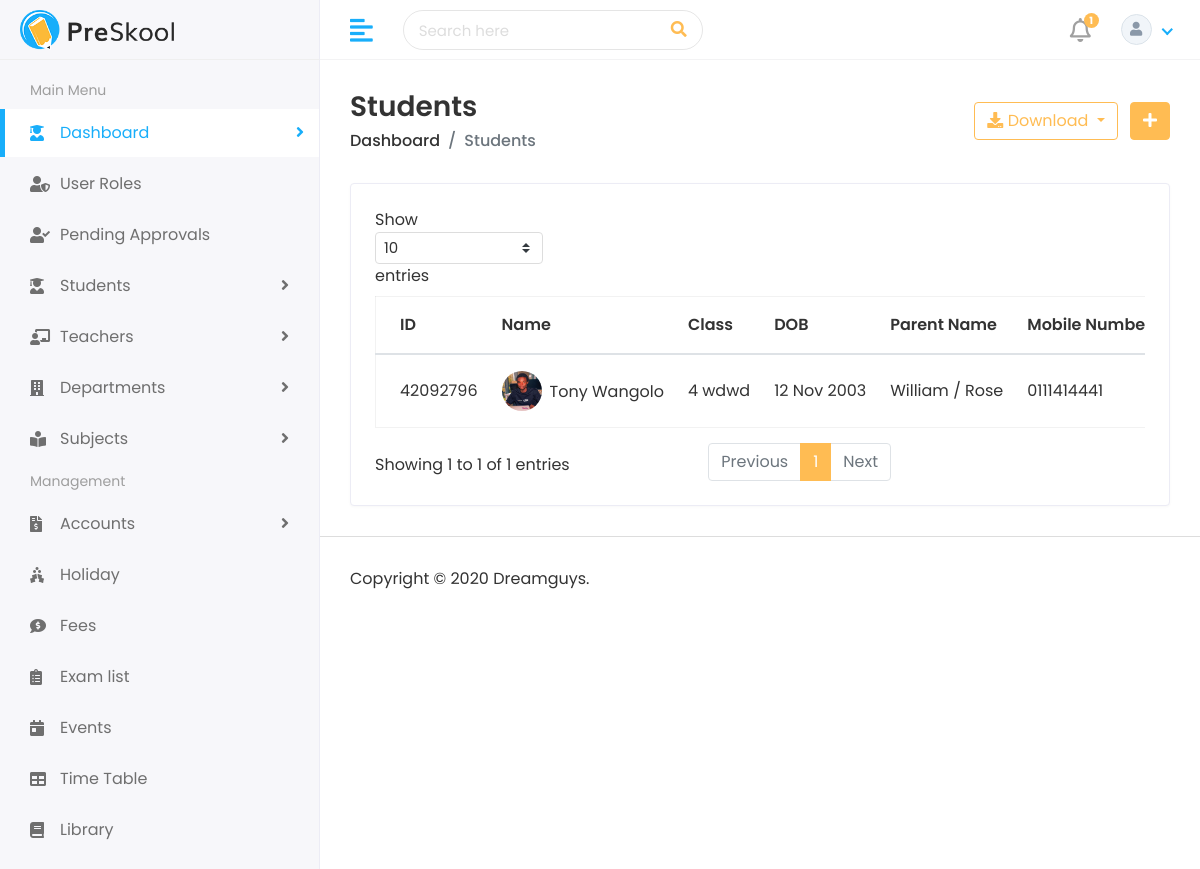
Screenshot of /student/students/ (signed in) with the database file from the repository.
### student/models.py (models this page shows, shortened)
class Student(models.Model):
    APPROVAL_CHOICES = [
        ("pending", "Pending"),
        ("approved", "Approved"),
        ("rejected", "Rejected"),
    ]
    user = models.OneToOneField(
        settings.AUTH_USER_MODEL,
        on_delete=models.SET_NULL,
        blank=True,
        null=True,
        related_name="student_profile",
    )
    approval_status = models.CharField(max_length=20, choices=APPROVAL_CHOICES, default="pending")
    first_name = models.CharField(max_length=100)
    last_name = models.CharField(max_length=100)
    student_id = models.CharField(max_length=100)
    gender = models.CharField(
        max_length=10,
        choices=[('Male', 'Male'), ('Female', 'Female'), ('Other', 'Other')]
    )
    date_of_birth = models.DateField()
    student_class = models.CharField(max_length=100)
    religion = models.CharField(max_length=20)
    joining_date = models.DateField()
    mobile_number = models.CharField(max_length=100)
    admission_number = models.CharField(max_length=100)
    section = models.CharField(max_length=15)
    student_image = models.ImageField(upload_to='student/', blank=True)
    parent = models.OneToOneField(Parent, on_delete=models.CASCADE)
    slug = models.SlugField(max_length=255, unique=True, blank=True)

class Parent(models.Model):
    father_name = models.CharField(max_length=100)
    father_occupation = models.CharField(max_length=100)
    father_mobile = models.CharField(max_length=100)
    father_email = models.EmailField(max_length=100)
    mother_name = models.CharField(max_length=100)
    mother_occupation = models.CharField(max_length=100)
    mother_mobile = models.CharField(max_length=100)
    mother_email = models.EmailField(max_length=100)
    present_address = models.TextField()
    permanent_address = models.TextField()

### student/views.py (the view)
# urls.py: path("students/", views.students, name="students"),
def students(request):
    return student_list(request)

### home_auth/context_processors.py (called while the page is built)
def _profile_for_user(user):
    try:
        student = getattr(user, "student_profile", None)
    except ObjectDoesNotExist:
        student = None
    if student is not None:
        return student
    try:
        return getattr(user, "teacher_profile", None)
    except ObjectDoesNotExist:
        return None

### student/views.py (called while the page is built)
def _is_admin(user):
    return user.is_authenticated and (
        user.is_staff
        or user.is_superuser
        or getattr(user, "is_admin", False)
        or "admin" in _user_groups(user)
    )

def _student_queryset_for(user):
    queryset = Student.objects.select_related("parent", "user")
    if _is_admin(user):
        return queryset.all()
    if _is_student(user):
        return queryset.filter(user=user)
    return queryset.none()

def student_list(request):
    student_list = _student_queryset_for(request.user)
    context = {
        "students": student_list,
    }
    return render(request, "students/students.html", context)

### HOME/templates/students/students.html (shortened to what this page needs)
{% extends 'HOME/base.html' %}
{% load static %}
{% block body %}
         <div class="page-wrapper">
            <div class="content container-fluid">
               <div class="page-header">
                  <div class="row align-items-center">
                     <div class="col">
                        <h3 class="page-title">Students</h3>
                        <ul class="breadcrumb">
                           <li class="breadcrumb-item"><a href="{% url 'index' %}">Dashboard</a></li>
                           <li class="breadcrumb-item active">Students</li>
                        </ul>
                     </div>
                     <div class="col-auto text-right float-right ml-auto">
                        <div class="btn-group mr-2">
                           <button type="button" class="btn btn-outline-primary dropdown-toggle" data-toggle="dropdown">
                              <i class="fas fa-download"></i> Download
                           </button>
                        </div>
                        <a href="{% url 'add-student' %}" class="btn btn-primary"><i class="fas fa-plus"></i></a>
                     </div>
                  </div>
               </div>
               <div class="row">
                  <div class="col-sm-12">
                     <div class="card card-table">
                        <div class="card-body">
                           <div class="table-responsive">
                              <table class="table table-hover table-center mb-0 datatable">
                                 <thead>
                                    <tr>
                                       <th>ID</th>
                                       <th>Name</th>
                                       <th>Class</th>
                                       <th>DOB</th>
                                       <th>Parent Name</th>
                                       <th>Mobile Number</th>
                                    </tr>
                                 </thead>
                                 <tbody>
                                    {% for student in students %}
                                       <tr>
                                          <td>{{ student.student_id }}</td>
                                          <td>
                                             <h2 class="table-avatar">
                                                <a href="{% url 'view_student' student.id %}" class="avatar avatar-sm mr-2">
                                                   {% if student.student_image %}
                                                      <img class="avatar-img rounded-circle" src="{{ student.student_image.url }}" alt="User Image">
                                                   {% else %}
                                                      <span class="avatar-placeholder avatar-placeholder-sm"><i class="fas fa-user"></i></span>
                                                   {% endif %}
                                                </a>
                                                <a href="{% url 'view_student' student.id %}">{{ student.first_name }} {{ student.last_name }}</a>
                                             </h2>
                                          </td>
                                          <td>{{ student.student_class }} {{ student.section }}</td>
                                          <td>{{ student.date_of_birth|date:"d M Y" }}</td>
                                          <td>{{ student.parent.father_name }} / {{ student.parent.mother_name }}</td>
                                          <td>{{ student.mobile_number }}</td>
                                       </tr>
                                    {% empty %}
                                       <tr>
                                          <td colspan="9" class="text-center">No students found.</td>
                                       </tr>
                                    {% endfor %}
                                 </tbody>
                              </table>
                           </div>
                        </div>
                     </div>
                  </div>
               </div>
            </div>
            <footer>
               <p>Copyright © 2020 Dreamguys.</p>
            </footer>
         </div>
      </div>
   </body>
</html>
{%endblock%}

### HOME/static/css/style.css (style rules this page uses)
html { height: 100%; }
body { background-color: #fff; color: #333; font-family: 'Poppins', sans-serif; font-size: 1rem; height: 100%; line-height: 1.5; overflow-x: hidden; }
h1, h2, h3, h4, h5, h6 { font-family: 'Poppins', sans-serif; margin-top: 0; }
input, input:focus, button, button:focus { outline: none; }
ul, ol { padding: 0px; list-style: none; }
.table { color: #333; max-width: 100%; margin-bottom: 0; width: 100%; }
.table.dataTable { border-collapse: collapse !important; border: 1px solid rgba(0, 0, 0, 0.05); }
table.table td h2 { display: inline-block; font-size: inherit; font-weight: 400; margin: 0; padding: 0; vertical-align: middle; }
table.table td h2.table-avatar { align-items: center; display: inline-flex; font-size: inherit; font-weight: 400; margin: 0; padding: 0; vertical-align: middle; white-space: nowrap; }
table.table td h2 a { color: #333; }
.table thead tr th { font-weight: 600; }
.table tbody tr { border-bottom: 1px solid rgba(0, 0, 0, 0.05); }
.table.table-center td, .table.table-center th { vertical-align: middle; }
.card-table .card-body .table > thead > tr > th { border-top: 0; }
.card-table .card-body .table tr td:first-child, .card-table .card-body .table tr th:first-child { padding-left: 1.5rem; }
.card-table .table td, .card-table .table th { border-top: 1px solid #e2e5e8; padding: 1rem 0.75rem; white-space: nowrap; }
.btn-primary { background-color: #FFBC53; border: 1px solid #FFBC53; }
.btn-outline-primary { color: #FFBC53; border-color: #FFBC53; }
.card { border: 1px solid #ececf5; box-shadow: 0 1px 3px 0 rgba(0, 0, 0, 0.03); margin-bottom: 1.875rem; }
.card-body { padding: 1.5rem; }
.avatar { position: relative; display: inline-block; width: 3rem; height: 3rem }
.avatar > img { width: 100%; height: 100%; -o-object-fit: cover; object-fit: cover; }
.avatar-sm { width: 2.5rem; height: 2.5rem; }
footer { padding: 1.875rem 1.875rem; border-top: 1px solid #ddd; }
footer p { margin: 0px; }
.page-wrapper { margin-left: 320px; padding-top: 60px; position: relative; transition: all 0.4s ease; }
.page-wrapper > .content { padding: 1.875rem 1.875rem 0; }
.page-header { margin-bottom: 1.875rem; }
.page-header .breadcrumb { background-color: transparent; color: #6c757d; font-size: 1rem; font-weight: 500; margin-bottom: 0; padding: 0; }
.page-header .breadcrumb a { color: #333; }
.page-title { font-size: 28px; font-weight: 600; color: #333; margin-bottom: 5px; }

### rows the page displays
Student: student_id "42092796", student_image (picture), first_name "Tony", last_name "Wangolo", student_class "4", section "wdwd", date_of_birth "12 Nov 2003", parent.father_name "William", parent.mother_name "Rose", mobile_number "0111414441"

### other values shown
{{ unread_notifications_count }} "1"
